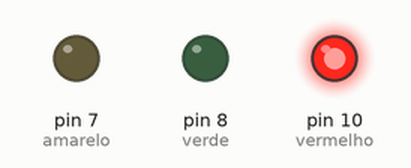
This sketch was run on a simulated Arduino Uno, built with avr-gcc and run on an emulated ATmega328P. On the bench: output pins drawn as LEDs (lit = HIGH).

Above: at 1.5 s.
At 5.0 s:
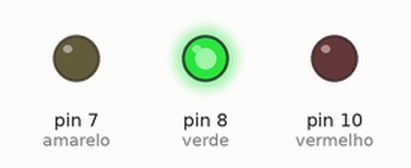
At 7.5 s:
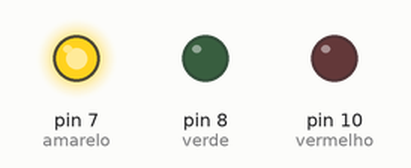
Timing chart, 0 to 10.4 s (numbered marks = the images above):
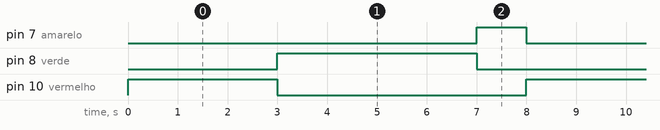

Measured:
- by itself, pin 7 (amarelo): alternates HIGH for 1.0 s and LOW for 7.0 s
- by itself, pin 8 (verde): alternates HIGH for 4.0 s and LOW for 4.0 s
- by itself, pin 10 (vermelho): alternates HIGH for 3.0 s and LOW for 5.0 s

The sketch:

semaforo.ino
```cpp
const int verde = 8;
const int amarelo = 7;
const int vermelho = 10;

void setup() {
  pinMode(verde, OUTPUT);
  pinMode(amarelo, OUTPUT);
  pinMode(vermelho, OUTPUT);
}

void loop() {
  digitalWrite(vermelho, HIGH);  // Liga o LED
  digitalWrite(amarelo, LOW);
  delay(3000);

  digitalWrite(vermelho, LOW);
  digitalWrite(verde, HIGH);
  delay(4000);

  digitalWrite(verde, LOW);
  digitalWrite(amarelo, HIGH);
  delay(1000);
}
```
